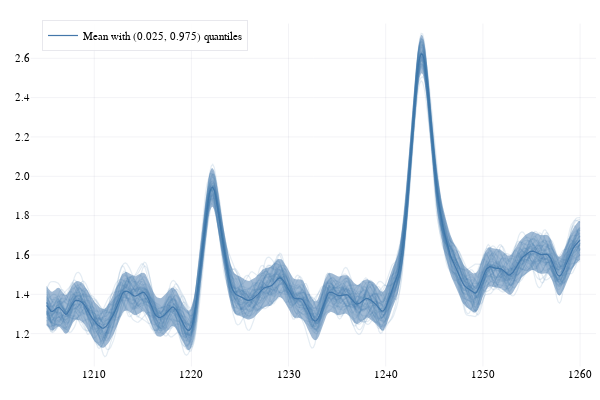

Source (notebook cell):
### Markdown cell above
[Prepare uncertain curve](https://nluetts.github.io/NoisySignalIntegration.jl/dev/guide/#Preparing-the-spectrum-for-integration):

### Code cell
unc_signal = add_noise(signal, noisemodel)

plot(unc_signal; legend=:topleft)

### Figure 1 — Plotly figure (JSON) as saved in the notebook; plotly's stock layout.template omitted (floating-point values rounded to 4 significant figures; data arrays with more than 128 entries replaced by an {"elided": "..."} marker saying what was removed)
{"data": [{"colorbar": {"title": {"text": ""}}, "fill": "tozeroy", "fillcolor": "rgba(68, 119, 170, 0.500)", "legendgroup": "Mean with (0.025, 0.975) quantiles", "line": {"color": "rgba(68, 119, 170, 1.000)", "dash": "solid", "shape": "linear", "width": 0}, "mode": "lines", "name": "Mean with (0.025, 0.975) quantiles", "showlegend": false, "type": "scatter", "x": {"elided": "734 float values"}, "xaxis": "x", "y": {"elided": "734 float values"}, "yaxis": "y", "zmax": null, "zmin": null}, {"colorbar": {"title": {"text": ""}}, "legendgroup": "Mean with (0.025, 0.975) quantiles", "line": {"color": "rgba(68, 119, 170, 1.000)", "dash": "solid", "shape": "linear", "width": 1.2}, "mode": "lines", "name": "Mean with (0.025, 0.975) quantiles", "showlegend": true, "type": "scatter", "x": {"elided": "367 float values"}, "xaxis": "x", "y": {"elided": "367 float values"}, "yaxis": "y", "zmax": null, "zmin": null}, {"colorbar": {"title": {"text": ""}}, "legendgroup": "", "line": {"color": "rgba(68, 119, 170, 0.141)", "dash": "solid", "shape": "linear", "width": 1.2}, "mode": "lines", "name": "", "showlegend": false, "type": "scatter", "x": {"elided": "367 float values"}, "xaxis": "x", "y": {"elided": "367 float values"}, "yaxis": "y", "zmax": null, "zmin": null}, {"colorbar": {"title": {"text": ""}}, "legendgroup": "", "line": {"color": "rgba(68, 119, 170, 0.141)", "dash": "solid", "shape": "linear", "width": 1.2}, "mode": "lines", "name": "", "showlegend": false, "type": "scatter", "x": {"elided": "367 float values"}, "xaxis": "x", "y": {"elided": "367 float values"}, "yaxis": "y", "zmax": null, "zmin": null}, {"colorbar": {"title": {"text": ""}}, "legendgroup": "", "line": {"color": "rgba(68, 119, 170, 0.141)", "dash": "solid", "shape": "linear", "width": 1.2}, "mode": "lines", "name": "", "showlegend": false, "type": "scatter", "x": {"elided": "367 float values"}, "xaxis": "x", "y": {"elided": "367 float values"}, "yaxis": "y", "zmax": null, "zmin": null}, {"colorbar": {"title": {"text": ""}}, "legendgroup": "", "line": {"color": "rgba(68, 119, 170, 0.141)", "dash": "solid", "shape": "linear", "width": 1.2}, "mode": "lines", "name": "", "showlegend": false, "type": "scatter", "x": {"elided": "367 float values"}, "xaxis": "x", "y": {"elided": "367 float values"}, "yaxis": "y", "zmax": null, "zmin": null}, {"colorbar": {"title": {"text": ""}}, "legendgroup": "", "line": {"color": "rgba(68, 119, 170, 0.141)", "dash": "solid", "shape": "linear", "width": 1.2}, "mode": "lines", "name": "", "showlegend": false, "type": "scatter", "x": {"elided": "367 float values"}, "xaxis": "x", "y": {"elided": "367 float values"}, "yaxis": "y", "zmax": null, "zmin": null}, {"colorbar": {"title": {"text": ""}}, "legendgroup": "", "line": {"color": "rgba(68, 119, 170, 0.141)", "dash": "solid", "shape": "linear", "width": 1.2}, "mode": "lines", "name": "", "showlegend": false, "type": "scatter", "x": {"elided": "367 float values"}, "xaxis": "x", "y": {"elided": "367 float values"}, "yaxis": "y", "zmax": null, "zmin": null}, {"colorbar": {"title": {"text": ""}}, "legendgroup": "", "line": {"color": "rgba(68, 119, 170, 0.141)", "dash": "solid", "shape": "linear", "width": 1.2}, "mode": "lines", "name": "", "showlegend": false, "type": "scatter", "x": {"elided": "367 float values"}, "xaxis": "x", "y": {"elided": "367 float values"}, "yaxis": "y", "zmax": null, "zmin": null}, {"colorbar": {"title": {"text": ""}}, "legendgroup": "", "line": {"color": "rgba(68, 119, 170, 0.141)", "dash": "solid", "shape": "linear", "width": 1.2}, "mode": "lines", "name": "", "showlegend": false, "type": "scatter", "x": {"elided": "367 float values"}, "xaxis": "x", "y": {"elided": "367 float values"}, "yaxis": "y", "zmax": null, "zmin": null}, {"colorbar": {"title": {"text": ""}}, "legendgroup": "", "line": {"color": "rgba(68, 119, 170, 0.141)", "dash": "solid", "shape": "linear", "width": 1.2}, "mode": "lines", "name": "", "showlegend": false, "type": "scatter", "x": {"elided": "367 float values"}, "xaxis": "x", "y": {"elided": "367 float values"}, "yaxis": "y", "zmax": null, "zmin": null}, {"colorbar": {"title": {"text": ""}}, "legendgroup": "", "line": {"color": "rgba(68, 119, 170, 0.141)", "dash": "solid", "shape": "linear", "width": 1.2}, "mode": "lines", "name": "", "showlegend": false, "type": "scatter", "x": {"elided": "367 float values"}, "xaxis": "x", "y": {"elided": "367 float values"}, "yaxis": "y", "zmax": null, "zmin": null}, {"colorbar": {"title": {"text": ""}}, "legendgroup": "", "line": {"color": "rgba(68, 119, 170, 0.141)", "dash": "solid", "shape": "linear", "width": 1.2}, "mode": "lines", "name": "", "showlegend": false, "type": "scatter", "x": {"elided": "367 float values"}, "xaxis": "x", "y": {"elided": "367 float values"}, "yaxis": "y", "zmax": null, "zmin": null}, {"colorbar": {"title": {"text": ""}}, "legendgroup": "", "line": {"color": "rgba(68, 119, 170, 0.141)", "dash": "solid", "shape": "linear", "width": 1.2}, "mode": "lines", "name": "", "showlegend": false, "type": "scatter", "x": {"elided": "367 float values"}, "xaxis": "x", "y": {"elided": "367 float values"}, "yaxis": "y", "zmax": null, "zmin": null}, {"colorbar": {"title": {"text": ""}}, "legendgroup": "", "line": {"color": "rgba(68, 119, 170, 0.141)", "dash": "solid", "shape": "linear", "width": 1.2}, "mode": "lines", "name": "", "showlegend": false, "type": "scatter", "x": {"elided": "367 float values"}, "xaxis": "x", "y": {"elided": "367 float values"}, "yaxis": "y", "zmax": null, "zmin": null}, {"colorbar": {"title": {"text": ""}}, "legendgroup": "", "line": {"color": "rgba(68, 119, 170, 0.141)", "dash": "solid", "shape": "linear", "width": 1.2}, "mode": "lines", "name": "", "showlegend": false, "type": "scatter", "x": {"elided": "367 float values"}, "xaxis": "x", "y": {"elided": "367 float values"}, "yaxis": "y", "zmax": null, "zmin": null}, {"colorbar": {"title": {"text": ""}}, "legendgroup": "", "line": {"color": "rgba(68, 119, 170, 0.141)", "dash": "solid", "shape": "linear", "width": 1.2}, "mode": "lines", "name": "", "showlegend": false, "type": "scatter", "x": {"elided": "367 float values"}, "xaxis": "x", "y": {"elided": "367 float values"}, "yaxis": "y", "zmax": null, "zmin": null}, {"colorbar": {"title": {"text": ""}}, "legendgroup": "", "line": {"color": "rgba(68, 119, 170, 0.141)", "dash": "solid", "shape": "linear", "width": 1.2}, "mode": "lines", "name": "", "showlegend": false, "type": "scatter", "x": {"elided": "367 float values"}, "xaxis": "x", "y": {"elided": "367 float values"}, "yaxis": "y", "zmax": null, "zmin": null}, {"colorbar": {"title": {"text": ""}}, "legendgroup": "", "line": {"color": "rgba(68, 119, 170, 0.141)", "dash": "solid", "shape": "linear", "width": 1.2}, "mode": "lines", "name": "", "showlegend": false, "type": "scatter", "x": {"elided": "367 float values"}, "xaxis": "x", "y": {"elided": "367 float values"}, "yaxis": "y", "zmax": null, "zmin": null}, {"colorbar": {"title": {"text": ""}}, "legendgroup": "", "line": {"color": "rgba(68, 119, 170, 0.141)", "dash": "solid", "shape": "linear", "width": 1.2}, "mode": "lines", "name": "", "showlegend": false, "type": "scatter", "x": {"elided": "367 float values"}, "xaxis": "x", "y": {"elided": "367 float values"}, "yaxis": "y", "zmax": null, "zmin": null}, {"colorbar": {"title": {"text": ""}}, "legendgroup": "", "line": {"color": "rgba(68, 119, 170, 0.141)", "dash": "solid", "shape": "linear", "width": 1.2}, "mode": "lines", "name": "", "showlegend": false, "type": "scatter", "x": {"elided": "367 float values"}, "xaxis": "x", "y": {"elided": "367 float values"}, "yaxis": "y", "zmax": null, "zmin": null}, {"colorbar": {"title": {"text": ""}}, "legendgroup": "", "line": {"color": "rgba(68, 119, 170, 0.141)", "dash": "solid", "shape": "linear", "width": 1.2}, "mode": "lines", "name": "", "showlegend": false, "type": "scatter", "x": {"elided": "367 float values"}, "xaxis": "x", "y": {"elided": "367 float values"}, "yaxis": "y", "zmax": null, "zmin": null}, {"colorbar": {"title": {"text": ""}}, "legendgroup": "", "line": {"color": "rgba(68, 119, 170, 0.141)", "dash": "solid", "shape": "linear", "width": 1.2}, "mode": "lines", "name": "", "showlegend": false, "type": "scatter", "x": {"elided": "367 float values"}, "xaxis": "x", "y": {"elided": "367 float values"}, "yaxis": "y", "zmax": null, "zmin": null}, {"colorbar": {"title": {"text": ""}}, "legendgroup": "", "line": {"color": "rgba(68, 119, 170, 0.141)", "dash": "solid", "shape": "linear", "width": 1.2}, "mode": "lines", "name": "", "showlegend": false, "type": "scatter", "x": {"elided": "367 float values"}, "xaxis": "x", "y": {"elided": "367 float values"}, "yaxis": "y", "zmax": null, "zmin": null}, {"colorbar": {"title": {"text": ""}}, "legendgroup": "", "line": {"color": "rgba(68, 119, 170, 0.141)", "dash": "solid", "shape": "linear", "width": 1.2}, "mode": "lines", "name": "", "showlegend": false, "type": "scatter", "x": {"elided": "367 float values"}, "xaxis": "x", "y": {"elided": "367 float values"}, "yaxis": "y", "zmax": null, "zmin": null}, {"colorbar": {"title": {"text": ""}}, "legendgroup": "", "line": {"color": "rgba(68, 119, 170, 0.141)", "dash": "solid", "shape": "linear", "width": 1.2}, "mode": "lines", "name": "", "showlegend": false, "type": "scatter", "x": {"elided": "367 float values"}, "xaxis": "x", "y": {"elided": "367 float values"}, "yaxis": "y", "zmax": null, "zmin": null}, {"colorbar": {"title": {"text": ""}}, "legendgroup": "", "line": {"color": "rgba(68, 119, 170, 0.141)", "dash": "solid", "shape": "linear", "width": 1.2}, "mode": "lines", "name": "", "showlegend": false, "type": "scatter", "x": {"elided": "367 float values"}, "xaxis": "x", "y": {"elided": "367 float values"}, "yaxis": "y", "zmax": null, "zmin": null}, {"colorbar": {"title": {"text": ""}}, "legendgroup": "", "line": {"color": "rgba(68, 119, 170, 0.141)", "dash": "solid", "shape": "linear", "width": 1.2}, "mode": "lines", "name": "", "showlegend": false, "type": "scatter", "x": {"elided": "367 float values"}, "xaxis": "x", "y": {"elided": "367 float values"}, "yaxis": "y", "zmax": null, "zmin": null}, {"colorbar": {"title": {"text": ""}}, "legendgroup": "", "line": {"color": "rgba(68, 119, 170, 0.141)", "dash": "solid", "shape": "linear", "width": 1.2}, "mode": "lines", "name": "", "showlegend": false, "type": "scatter", "x": {"elided": "367 float values"}, "xaxis": "x", "y": {"elided": "367 float values"}, "yaxis": "y", "zmax": null, "zmin": null}, {"colorbar": {"title": {"text": ""}}, "legendgroup": "", "line": {"color": "rgba(68, 119, 170, 0.141)", "dash": "solid", "shape": "linear", "width": 1.2}, "mode": "lines", "name": "", "showlegend": false, "type": "scatter", "x": {"elided": "367 float values"}, "xaxis": "x", "y": {"elided": "367 float values"}, "yaxis": "y", "zmax": null, "zmin": null}, {"colorbar": {"title": {"text": ""}}, "legendgroup": "", "line": {"color": "rgba(68, 119, 170, 0.141)", "dash": "solid", "shape": "linear", "width": 1.2}, "mode": "lines", "name": "", "showlegend": false, "type": "scatter", "x": {"elided": "367 float values"}, "xaxis": "x", "y": {"elided": "367 float values"}, "yaxis": "y", "zmax": null, "zmin": null}, {"colorbar": {"title": {"text": ""}}, "legendgroup": "", "line": {"color": "rgba(68, 119, 170, 0.141)", "dash": "solid", "shape": "linear", "width": 1.2}, "mode": "lines", "name": "", "showlegend": false, "type": "scatter", "x": {"elided": "367 float values"}, "xaxis": "x", "y": {"elided": "367 float values"}, "yaxis": "y", "zmax": null, "zmin": null}, {"colorbar": {"title": {"text": ""}}, "legendgroup": "", "line": {"color": "rgba(68, 119, 170, 0.141)", "dash": "solid", "shape": "linear", "width": 1.2}, "mode": "lines", "name": "", "showlegend": false, "type": "scatter", "x": {"elided": "367 float values"}, "xaxis": "x", "y": {"elided": "367 float values"}, "yaxis": "y", "zmax": null, "zmin": null}, {"colorbar": {"title": {"text": ""}}, "legendgroup": "", "line": {"color": "rgba(68, 119, 170, 0.141)", "dash": "solid", "shape": "linear", "width": 1.2}, "mode": "lines", "name": "", "showlegend": false, "type": "scatter", "x": {"elided": "367 float values"}, "xaxis": "x", "y": {"elided": "367 float values"}, "yaxis": "y", "zmax": null, "zmin": null}, {"colorbar": {"title": {"text": ""}}, "legendgroup": "", "line": {"color": "rgba(68, 119, 170, 0.141)", "dash": "solid", "shape": "linear", "width": 1.2}, "mode": "lines", "name": "", "showlegend": false, "type": "scatter", "x": {"elided": "367 float values"}, "xaxis": "x", "y": {"elided": "367 float values"}, "yaxis": "y", "zmax": null, "zmin": null}, {"colorbar": {"title": {"text": ""}}, "legendgroup": "", "line": {"color": "rgba(68, 119, 170, 0.141)", "dash": "solid", "shape": "linear", "width": 1.2}, "mode": "lines", "name": "", "showlegend": false, "type": "scatter", "x": {"elided": "367 float values"}, "xaxis": "x", "y": {"elided": "367 float values"}, "yaxis": "y", "zmax": null, "zmin": null}, {"colorbar": {"title": {"text": ""}}, "legendgroup": "", "line": {"color": "rgba(68, 119, 170, 0.141)", "dash": "solid", "shape": "linear", "width": 1.2}, "mode": "lines", "name": "", "showlegend": false, "type": "scatter", "x": {"elided": "367 float values"}, "xaxis": "x", "y": {"elided": "367 float values"}, "yaxis": "y", "zmax": null, "zmin": null}, {"colorbar": {"title": {"text": ""}}, "legendgroup": "", "line": {"color": "rgba(68, 119, 170, 0.141)", "dash": "solid", "shape": "linear", "width": 1.2}, "mode": "lines", "name": "", "showlegend": false, "type": "scatter", "x": {"elided": "367 float values"}, "xaxis": "x", "y": {"elided": "367 float values"}, "yaxis": "y", "zmax": null, "zmin": null}, {"colorbar": {"title": {"text": ""}}, "legendgroup": "", "line": {"color": "rgba(68, 119, 170, 0.141)", "dash": "solid", "shape": "linear", "width": 1.2}, "mode": "lines", "name": "", "showlegend": false, "type": "scatter", "x": {"elided": "367 float values"}, "xaxis": "x", "y": {"elided": "367 float values"}, "yaxis": "y", "zmax": null, "zmin": null}, {"colorbar": {"title": {"text": ""}}, "legendgroup": "", "line": {"color": "rgba(68, 119, 170, 0.141)", "dash": "solid", "shape": "linear", "width": 1.2}, "mode": "lines", "name": "", "showlegend": false, "type": "scatter", "x": {"elided": "367 float values"}, "xaxis": "x", "y": {"elided": "367 float values"}, "yaxis": "y", "zmax": null, "zmin": null}, {"colorbar": {"title": {"text": ""}}, "legendgroup": "", "line": {"color": "rgba(68, 119, 170, 0.141)", "dash": "solid", "shape": "linear", "width": 1.2}, "mode": "lines", "name": "", "showlegend": false, "type": "scatter", "x": {"elided": "367 float values"}, "xaxis": "x", "y": {"elided": "367 float values"}, "yaxis": "y", "zmax": null, "zmin": null}, {"colorbar": {"title": {"text": ""}}, "legendgroup": "", "line": {"color": "rgba(68, 119, 170, 0.141)", "dash": "solid", "shape": "linear", "width": 1.2}, "mode": "lines", "name": "", "showlegend": false, "type": "scatter", "x": {"elided": "367 float values"}, "xaxis": "x", "y": {"elided": "367 float values"}, "yaxis": "y", "zmax": null, "zmin": null}, {"colorbar": {"title": {"text": ""}}, "legendgroup": "", "line": {"color": "rgba(68, 119, 170, 0.141)", "dash": "solid", "shape": "linear", "width": 1.2}, "mode": "lines", "name": "", "showlegend": false, "type": "scatter", "x": {"elided": "367 float values"}, "xaxis": "x", "y": {"elided": "367 float values"}, "yaxis": "y", "zmax": null, "zmin": null}, {"colorbar": {"title": {"text": ""}}, "legendgroup": "", "line": {"color": "rgba(68, 119, 170, 0.141)", "dash": "solid", "shape": "linear", "width": 1.2}, "mode": "lines", "name": "", "showlegend": false, "type": "scatter", "x": {"elided": "367 float values"}, "xaxis": "x", "y": {"elided": "367 float values"}, "yaxis": "y", "zmax": null, "zmin": null}, {"colorbar": {"title": {"text": ""}}, "legendgroup": "", "line": {"color": "rgba(68, 119, 170, 0.141)", "dash": "solid", "shape": "linear", "width": 1.2}, "mode": "lines", "name": "", "showlegend": false, "type": "scatter", "x": {"elided": "367 float values"}, "xaxis": "x", "y": {"elided": "367 float values"}, "yaxis": "y", "zmax": null, "zmin": null}, {"colorbar": {"title": {"text": ""}}, "legendgroup": "", "line": {"color": "rgba(68, 119, 170, 0.141)", "dash": "solid", "shape": "linear", "width": 1.2}, "mode": "lines", "name": "", "showlegend": false, "type": "scatter", "x": {"elided": "367 float values"}, "xaxis": "x", "y": {"elided": "367 float values"}, "yaxis": "y", "zmax": null, "zmin": null}, {"colorbar": {"title": {"text": ""}}, "legendgroup": "", "line": {"color": "rgba(68, 119, 170, 0.141)", "dash": "solid", "shape": "linear", "width": 1.2}, "mode": "lines", "name": "", "showlegend": false, "type": "scatter", "x": {"elided": "367 float values"}, "xaxis": "x", "y": {"elided": "367 float values"}, "yaxis": "y", "zmax": null, "zmin": null}, {"colorbar": {"title": {"text": ""}}, "legendgroup": "", "line": {"color": "rgba(68, 119, 170, 0.141)", "dash": "solid", "shape": "linear", "width": 1.2}, "mode": "lines", "name": "", "showlegend": false, "type": "scatter", "x": {"elided": "367 float values"}, "xaxis": "x", "y": {"elided": "367 float values"}, "yaxis": "y", "zmax": null, "zmin": null}, {"colorbar": {"title": {"text": ""}}, "legendgroup": "", "line": {"color": "rgba(68, 119, 170, 0.141)", "dash": "solid", "shape": "linear", "width": 1.2}, "mode": "lines", "name": "", "showlegend": false, "type": "scatter", "x": {"elided": "367 float values"}, "xaxis": "x", "y": {"elided": "367 float values"}, "yaxis": "y", "zmax": null, "zmin": null}, {"colorbar": {"title": {"text": ""}}, "legendgroup": "", "line": {"color": "rgba(68, 119, 170, 0.141)", "dash": "solid", "shape": "linear", "width": 1.2}, "mode": "lines", "name": "", "showlegend": false, "type": "scatter", "x": {"elided": "367 float values"}, "xaxis": "x", "y": {"elided": "367 float values"}, "yaxis": "y", "zmax": null, "zmin": null}, {"colorbar": {"title": {"text": ""}}, "legendgroup": "", "line": {"color": "rgba(68, 119, 170, 0.141)", "dash": "solid", "shape": "linear", "width": 1.2}, "mode": "lines", "name": "", "showlegend": false, "type": "scatter", "x": {"elided": "367 float values"}, "xaxis": "x", "y": {"elided": "367 float values"}, "yaxis": "y", "zmax": null, "zmin": null}, {"colorbar": {"title": {"text": ""}}, "legendgroup": "", "line": {"color": "rgba(68, 119, 170, 0.141)", "dash": "solid", "shape": "linear", "width": 1.2}, "mode": "lines", "name": "", "showlegend": false, "type": "scatter", "x": {"elided": "367 float values"}, "xaxis": "x", "y": {"elided": "367 float values"}, "yaxis": "y", "zmax": null, "zmin": null}], "layout": {"annotations": [], "height": 400, "legend": {"bgcolor": "rgba(255, 255, 255, 0.900)", "bordercolor": "rgba(34, 34, 85, 0.100)", "borderwidth": 1, "font": {"color": "rgba(0, 0, 0, 1)", "family": "sans-serif", "size": 11}, "title": {"font": {"color": "rgba(0, 0, 0, 1)", "family": "sans-serif", "size": 15}, "text": ""}, "tracegroupgap": 0, "traceorder": "normal", "x": 0.07, "xanchor": "left", "y": 1, "yanchor": "top"}, "margin": {"b": 20, "l": 0, "r": 0, "t": 20}, "paper_bgcolor": "rgba(255, 255, 255, 1.000)", "plot_bgcolor": "rgba(255, 255, 255, 1.000)", "showlegend": true, "width": 600, "xaxis": {"anchor": "y", "domain": [0.05101, 0.9934], "gridcolor": "rgba(34, 34, 85, 0.100)", "gridwidth": 0.5, "linecolor": "rgba(0, 0, 0, 1)", "mirror": false, "range": [1203.0, 1262.0], "showgrid": true, "showline": false, "showticklabels": true, "tickangle": 0, "tickcolor": "rgba(0, 0, 0, 0)", "tickfont": {"color": "rgba(0, 0, 0, 1)", "family": "sans-serif", "size": 11}, "tickmode": "array", "ticks": "inside", "ticktext": ["1210", "1220", "1230", "1240", "1250", "1260"], "tickvals": [1210, 1220, 1230, 1240, 1250, 1260], "title": {"font": {"color": "rgba(0, 0, 0, 1)", "family": "sans-serif", "size": 15}, "text": ""}, "type": "linear", "visible": true, "zeroline": false, "zerolinecolor": "rgba(0, 0, 0, 1)"}, "yaxis": {"anchor": "x", "domain": [0.03762, 0.9902], "gridcolor": "rgba(34, 34, 85, 0.100)", "gridwidth": 0.5, "linecolor": "rgba(0, 0, 0, 1)", "mirror": false, "range": [1.033, 2.777], "showgrid": true, "showline": false, "showticklabels": true, "tickangle": 0, "tickcolor": "rgba(0, 0, 0, 0)", "tickfont": {"color": "rgba(0, 0, 0, 1)", "family": "sans-serif", "size": 11}, "tickmode": "array", "ticks": "inside", "ticktext": ["1.2", "1.4", "1.6", "1.8", "2.0", "2.2", "2.4", "2.6"], "tickvals": [1.2, 1.4, 1.6, 1.8, 2, 2.2, 2.4, 2.6], "title": {"font": {"color": "rgba(0, 0, 0, 1)", "family": "sans-serif", "size": 15}, "text": ""}, "type": "linear", "visible": true, "zeroline": false, "zerolinecolor": "rgba(0, 0, 0, 1)"}}}
